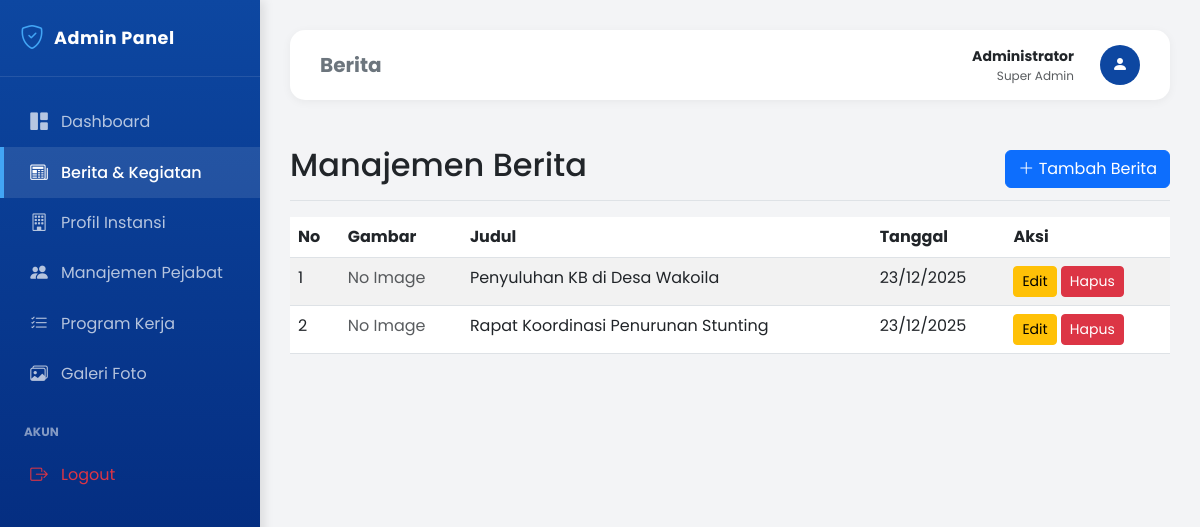
Page /admin/berita.php (signed in) on the committed database.
### tables this page shows
CREATE TABLE IF NOT EXISTS berita (
    id INT AUTO_INCREMENT PRIMARY KEY,
    judul VARCHAR(200) NOT NULL,
    isi TEXT NOT NULL,
    link_sumber VARCHAR(255),
    gambar VARCHAR(255),
    tanggal DATE NOT NULL,
    created_at TIMESTAMP DEFAULT CURRENT_TIMESTAMP
);

### admin/berita.php (the view, shortened to what this page needs)
<?php include 'header.php'; ?>
<?php
$act = isset($_GET['act']) ? $_GET['act'] : '';
$message = '';
?>
<?php if ($act == 'tambah' || $act == 'edit'): ?>
    <?php
    $judul = ''; $isi = ''; $link_sumber = ''; $tanggal = date('Y-m-d'); $gambar = ''; $id = '';
    if ($act == 'edit' && isset($_GET['id'])) {
        $id = intval($_GET['id']);
        $q = mysqli_query($conn, "SELECT * FROM berita WHERE id='$id'");
        $d = mysqli_fetch_assoc($q);
        $judul = $d['judul'];
        $isi = $d['isi'];
        $tanggal = $d['tanggal'];
        $gambar = $d['gambar'];
    }
    ?>
    <div class="d-flex justify-content-between flex-wrap flex-md-nowrap align-items-center pt-3 pb-2 mb-3 border-bottom">
        <h1 class="h2"><?php echo ($act == 'tambah') ? 'Tambah Berita' : 'Edit Berita'; ?></h1>
        <a href="berita.php" class="btn btn-secondary">Kembali</a>
    </div>
    <?php echo $message; ?>
    <form method="POST" enctype="multipart/form-data">
        <input type="hidden" name="id" value="<?php echo $id; ?>">
        <input type="hidden" name="gambar_lama" value="<?php echo $gambar; ?>">
        <div class="mb-3 p-3 bg-light border rounded">
            <label class="form-label fw-bold text-primary">Isi Otomatis dari Link Berita</label>
            <div class="input-group">
                <input type="url" id="auto_url" class="form-control" placeholder="Tempel link berita di sini (Contoh: https://news.detik.com/...)">
                <button type="button" class="btn btn-info text-white" onclick="fetchMetadata()">Ambil Data</button>
            </div>
            <div class="form-text">Fitur ini akan mencoba mengambil Judul, Deskripsi, dan Gambar Utama dari link yang Anda masukkan.</div>
            <div id="fetch_status" class="mt-2"></div>
        </div>
        <div class="mb-3">
            <label class="form-label">Judul Berita</label>
            <input type="text" name="judul" id="judul" class="form-control" value="<?php echo $judul; ?>" required>
        </div>
        <div class="mb-3">
            <label class="form-label">Tanggal</label>
            <input type="date" name="tanggal" class="form-control" value="<?php echo $tanggal; ?>" required>
        </div>
        <div class="mb-3">
            <label class="form-label">Link Sumber / URL Eksternal (Opsional)</label>
            <input type="url" name="link_sumber" id="link_sumber" class="form-control" value="<?php echo $link_sumber; ?>" placeholder="https://contoh-berita.com/...">
            <div class="form-text">Isi jika berita berasal dari website lain. Pengunjung akan diarahkan langsung ke link ini.</div>
        </div>
        <div class="mb-3">
            <label class="form-label">Gambar Utama</label>
            <input type="file" name="gambar" class="form-control" accept="image/*">
            <input type="hidden" name="gambar_url" id="gambar_url">
            <div id="preview_gambar_url" class="mt-2 text-muted"></div>
            <?php if ($gambar): ?>
                <div class="mt-2">
                    <img src="../uploads/<?php echo $gambar; ?>" width="150" class="img-thumbnail">
                </div>
            <?php endif; ?>
        </div>
        <div class="mb-3">
            <label class="form-label">Isi Berita</label>
            <textarea name="isi" id="isi" class="form-control" rows="10" required><?php echo $isi; ?></textarea>
        </div>
        <button type="submit" class="btn btn-primary">Simpan</button>
    </form>
    <script>
    function fetchMetadata() {
        const url = document.getElementById('auto_url').value;
        const statusDiv = document.getElementById('fetch_status');
        if (!url) {
            alert('Mohon isi URL terlebih dahulu');
            return;
        }
        statusDiv.innerHTML = '<span class="text-info">Sedang mengambil data...</span>';
        // Gunakan proxy atau backend PHP sederhana untuk scraping agar tidak kena CORS
        // Di sini kita akan buat file helper fetch_meta.php
        fetch('fetch_meta.php?url=' + encodeURIComponent(url))
            .then(response => response.json())
            .then(data => {
                if (data.success) {
                    document.getElementById('judul').value = data.title || '';
                    document.getElementById('isi').value = data.description || '';
                    document.getElementById('link_sumber').value = url;
                    if (data.image) {
                        document.getElementById('gambar_url').value = data.image;
                        document.getElementById('preview_gambar_url').innerHTML =
                            '<img src="' + data.image + '" style="max-width: 200px; max-height: 200px;" class="img-thumbnail"><br><small>Gambar diambil dari URL. Akan didownload saat disimpan.</small>';
                    }
                    statusDiv.innerHTML = '<span class="text-success">Data berhasil diambil!</span>';
                } else {
                    statusDiv.innerHTML = '<span class="text-danger">Gagal mengambil data: ' + data.error + '</span>';
                }
            })
            .catch(error => {
                console.error('Error:', error);
                statusDiv.innerHTML = '<span class="text-danger">Terjadi kesalahan koneksi.</span>';
            });
    }
    </script>
<?php else: ?>
    <div class="d-flex justify-content-between flex-wrap flex-md-nowrap align-items-center pt-3 pb-2 mb-3 border-bottom">
        <h1 class="h2">Manajemen Berita</h1>
        <a href="?act=tambah" class="btn btn-primary"><i class="bi bi-plus-lg"></i> Tambah Berita</a>
    </div>
    <div class="table-responsive">
        <table class="table table-striped table-hover">
            <thead>
                <tr>
                    <th>No</th>
                    <th>Gambar</th>
                    <th>Judul</th>
                    <th>Tanggal</th>
                    <th>Aksi</th>
                </tr>
            </thead>
            <tbody>
                <?php
                $no = 1;
                $q = mysqli_query($conn, "SELECT * FROM berita ORDER BY tanggal DESC");
                while ($row = mysqli_fetch_assoc($q)):
                ?>
                <tr>
                    <td><?php echo $no++; ?></td>
                    <td>
                        <?php if ($row['gambar']): ?>
                            <img src="../uploads/<?php echo $row['gambar']; ?>" width="80" class="img-thumbnail">
                        <?php else: ?>
                            <span class="text-muted">No Image</span>
                        <?php endif; ?>
                    </td>
                    <td><?php echo $row['judul']; ?></td>
                    <td><?php echo date('d/m/Y', strtotime($row['tanggal'])); ?></td>
                    <td>
                        <a href="?act=edit&id=<?php echo $row['id']; ?>" class="btn btn-sm btn-warning">Edit</a>
                        <a href="?act=hapus&id=<?php echo $row['id']; ?>" class="btn btn-sm btn-danger" onclick="return confirm('Yakin ingin menghapus?');">Hapus</a>
                    </td>
                </tr>
                <?php endwhile; ?>
            </tbody>
        </table>
    </div>
<?php endif; ?>
<?php include 'footer.php'; ?>

### admin/header.php (style rules this page uses)
:root { --sidebar-width: 260px; --primary-color: #0d47a1; --secondary-color: #1976d2; --text-light: #e3f2fd; }
body { font-family: 'Poppins', sans-serif; background-color: #f3f4f6; min-height: 100vh; }

### rows in the picture
berita: shows "No Image", judul "Penyuluhan KB di Desa Wakoila", tanggal "23/12/2025"
berita: shows "No Image", judul "Rapat Koordinasi Penurunan Stunting", tanggal "23/12/2025"

### other values in the picture
str_replace('_', ' ', $page) "Berita"
